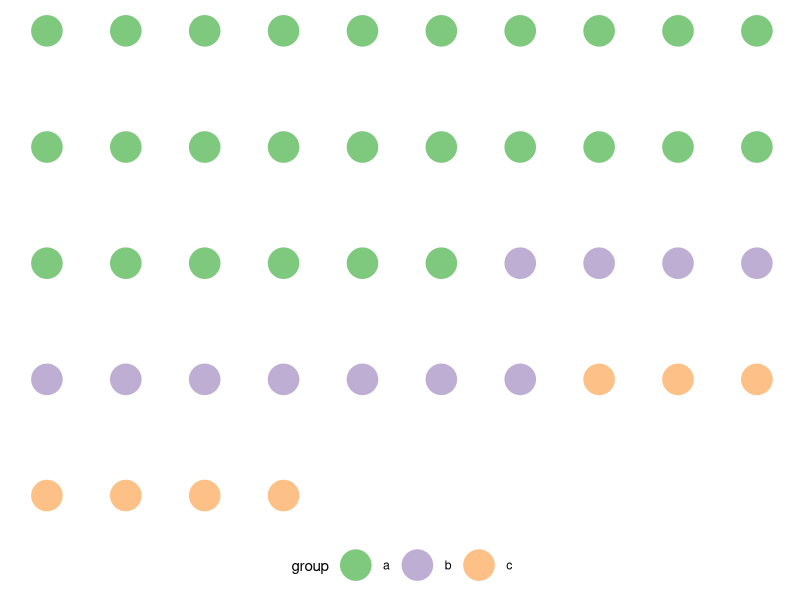

Write the R code that produced this figure.
## ---- chunk 1
knitr::opts_chunk$set(echo = TRUE, message = FALSE, warning = FALSE)
knitr::opts_knit$set(root.dir = here::here())
library(tidyverse)
## ---- chunk 2
dots <- tibble(
  group = as.character(unlist(mapply(rep, c("a", "b", "c"), c(26, 11, 7)))),
  x = rep(1:10, length.out = length(group)),
  y = rep(1:(ceiling(length(group) / 10)), each = 10)[1:length(group)]
)
## ---- chunk 3
dots %>%
  ggplot(aes(x, -y, colour = group)) +
  geom_point(size = 10) +
  scale_color_brewer(type = "qual") +
  theme_minimal() +
  theme(
    panel.grid = element_blank(),
    axis.title = element_blank(),
    axis.text = element_blank(),
    legend.position = "bottom"
  )
